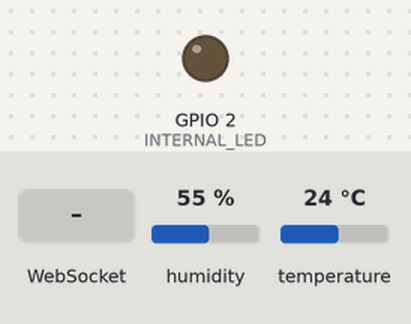
A program run on a simulated ESP32. On the bench: output pins drawn as LEDs (lit = HIGH). Dashed ring = blinking. Inputs (shaded band) come from the test bench; at power-on: humidity 55 %, temperature 24 °C. WiFi joins after 1.5 s; servers stay silent unless stated; what the program prints to the serial monitor is not drawn.

Above: at 0.1 s.
At 2.7 s:
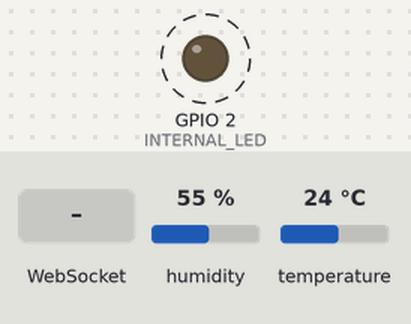
2.8 s: WebSocket text "1" received
Timing chart, 0 to 12.3 s (numbered marks = the images above; inputs shaded):
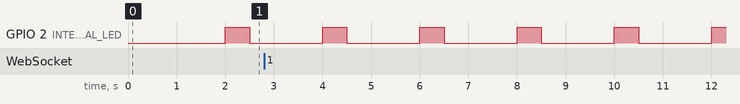

Measured:
- by itself, GPIO 2 (INTERNAL_LED): alternates HIGH for 0.50 s and LOW for 1.5 s

The program:

main.cpp
```cpp
#include <Arduino.h>
#include "WiFiHandler.h"
#include "WebSocketHandler.h"
#include "DHTHandler.h"

#define DHTPIN 4
#define INTERNAL_LED 2

unsigned long previousMillis = 0;
unsigned long ledOnMillis = 0;

const long interval = 2000;
const long ledDuration = 500;

void setup()
{
  Serial.begin(115200);
  pinMode(INTERNAL_LED, OUTPUT);

  connectToWiFi();
  setupWebSocket();
  setupDHT(DHTPIN);
}

void loop()
{
  webSocketLoop();
  unsigned long now = millis();

  if (digitalRead(INTERNAL_LED) == HIGH && (now - ledOnMillis >= ledDuration))
  {
    digitalWrite(INTERNAL_LED, LOW);
  }

  if (now - previousMillis >= interval)
  {
    previousMillis = now;
    digitalWrite(INTERNAL_LED, HIGH);
    ledOnMillis = now;

    float h = readHumidity();
    float t = readTemperature();

    if (isnan(h) || isnan(t))
    {
      Serial.println("Failed to read from DHT sensor!");
      return;
    }

    Serial.printf("Humidity: %.2f %%\tTemperature: %.2f °C\n", h, t);

    String jsonPayload = "{\"temperature\": " + String(t) + ", \"humidity\": " + String(h) + "}";
    sendWebSocketMessage(jsonPayload);
  }
}
```

DHTHandler.h
```cpp
#ifndef DHT_HANDLER_H
#define DHT_HANDLER_H

void setupDHT(int pin);
float readTemperature();
float readHumidity();

#endif
```

WebSocketHandler.h
```cpp
#ifndef WEBSOCKET_HANDLER_H
#define WEBSOCKET_HANDLER_H

void setupWebSocket();
void webSocketLoop();
void sendWebSocketMessage(const String &message);

#endif
```

WiFiHandler.h
```cpp
#ifndef WIFI_HANDLER_H
#define WIFI_HANDLER_H

void connectToWiFi();

#endif
```

DHTHandler.cpp
```cpp
#include <Arduino.h>
#include <DHT.h>

DHT dhtSensor(0, DHT22);

void setupDHT(int pin)
{
	dhtSensor = DHT(pin, DHT22);
	dhtSensor.begin();
}

float readTemperature()
{
	return dhtSensor.readTemperature();
}

float readHumidity()
{
	return dhtSensor.readHumidity();
}
```

WebSocketHandler.cpp
```cpp
#include <Arduino.h>
#include <WebSocketsClient.h>
#include <private.h>

WebSocketsClient webSocketClient;

void setupWebSocket()
{
	webSocketClient.begin(WEBSOCKET_HOST, WEBSOCKET_PORT, "/ws");
	webSocketClient.onEvent([](WStype_t type, uint8_t *payload, size_t length)
													{
        if (type == WStype_CONNECTED) {
            Serial.println("WebSocket connected!");
        } else if (type == WStype_DISCONNECTED) {
            Serial.println("WebSocket disconnected!");
        } });
	webSocketClient.setReconnectInterval(5000);
}

void webSocketLoop()
{
	webSocketClient.loop();
}

void sendWebSocketMessage(const String &message)
{
	webSocketClient.sendTXT(message.c_str());
}
```

WiFiHandler.cpp
```cpp
#include <Arduino.h>
#include <WiFi.h>
#include <private.h>

void connectToWiFi()
{
	Serial.print("Connecting to WiFi...");
	WiFi.begin(WIFI_SSID, WIFI_PASSWORD);
	while (WiFi.status() != WL_CONNECTED)
	{
		delay(500);
		Serial.print(".");
	}
	Serial.println("\nWiFi connected!");
}
```

private.h
```cpp
#ifndef PRIVATE_H
#define PRIVATE_H

#define WIFI_SSID "Redmi Note 11"
#define WIFI_PASSWORD "12345678"

#define WEBSOCKET_HOST "192.168.197.48"
#define WEBSOCKET_PORT 1337

#endif
```
